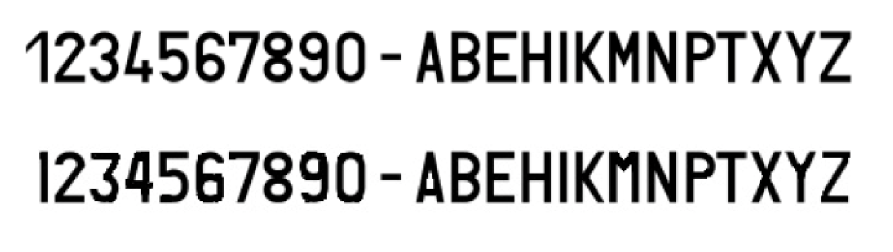
%> input picture plates.png, 1786 x 504 px (shown at 1/2 size)
$ octave --eval "generateDataset;"   (GNU Octave 9; MATLAB toolbox functions it lacks are replaced by stand-ins)
%> lines starting %> are read from the running program, lines starting %| are printed output that depends on the picture; in (x1, y1, x2, y2) boxes, pixels count from 0 and x2, y2 are one past the last pixel; in counts of white or black regions, pixels touching at a corner belong together; the program's own positions count from 1
function generateDataset()
    if exist('letters_dataset', 'dir')
        rmdir('letters_dataset', 's');
    end
    if exist('digits_dataset', 'dir')
        rmdir('digits_dataset', 's');
    end
    mkdir('letters_dataset');
    mkdir('digits_dataset');

    % Load the binary image
    image = ~imbinarize(rgb2gray(imread('plates.png')));
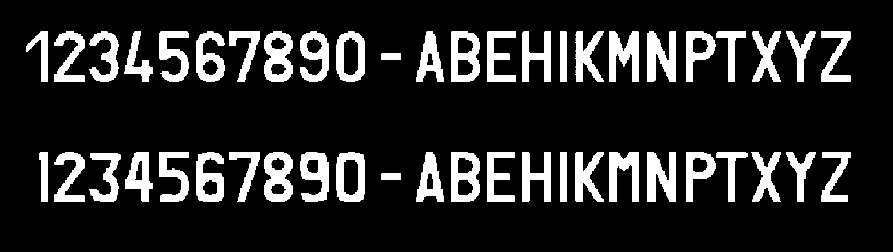
%> image: size 504x1786 logical (shown at 1/2 size); 14.4% white; 70 white regions (22 under 20 px), largest, box (x1, y1, x2, y2) and area: (1295, 63, 1352, 164) 3873, (1295, 304, 1352, 404) 3871, (1218, 63, 1277, 164) 3797
    oldPlateImage = image(1:end/2, :);
%> oldPlateImage: size 252x1786 logical; 14.4% white; 42 white regions (18 under 20 px), largest, box (x1, y1, x2, y2) and area: (1295, 63, 1352, 164) 3873, (1218, 63, 1277, 164) 3797, (528, 63, 585, 164) 3658
    newPlateImage = image(end/2 + 1:end, :);
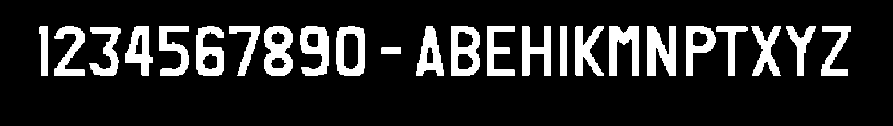
%> newPlateImage: size 252x1786 logical (shown at 1/2 size); 14.5% white; 28 white regions (4 under 20 px)
    figure, imshow(image);
    figure, imshow(oldPlateImage);
    figure, imshow(newPlateImage);

    storeSubImages(oldPlateImage, 'old');
    storeSubImages(newPlateImage, 'new');
    augmentDataset();

    if ~exist(fullfile('letters_dataset', 'O'), 'dir')
        mkdir(fullfile('letters_dataset', 'O'));
    end

    copyfile digits_dataset/0 letters_dataset/O;
end

function storeSubImages(image, txt)
%> called with txt = 'old'
    % Define the list of characters
    characters = '1234567890ABEHIKMNPTXYZ';

    % Label the connected components
    [labels, numLabels] = bwlabel(image);
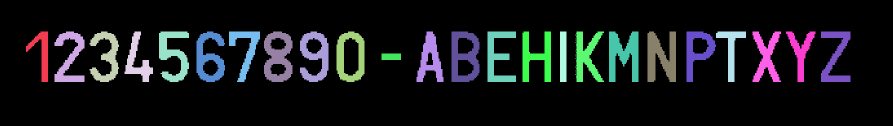
%> labels: size 252x1786 double (shown at 1/2 size); 43 distinct labels, from 0 to 42; one colour per label, 0 black
%> numLabels = 42

    % Measure the properties of the connected components
    stats = regionprops(labels, 'BoundingBox', 'Area');
%> stats = 42 regions; largest, box (x1, y1, x2, y2) and Area: (1295, 63, 1352, 164) 3873, (1218, 63, 1277, 164) 3797, (528, 63, 585, 164) 3658, (903, 63, 959, 164) 3575, (600, 63, 657, 164) 3193

    % Iterate over the connected components
    character_idx = 1;
    for i = 1:numLabels
        if stats(i).Area > 800
            % Extract the pixel values of the current component
            boundingBox = stats(i).BoundingBox;
            digitImage = imcrop(image, boundingBox);

            folder = getFolderName(characters(character_idx));

             % Create a folder for the character if it doesn't already exist
            if ~exist(fullfile(folder), 'dir')
                mkdir(fullfile(folder));
            end

            digitImage = resizeImage(digitImage, 25, 30);

            % Save the image in the correct folder
            imwrite(digitImage, fullfile(folder, sprintf('%c_%s.png', ...
                characters(character_idx), txt)));

            character_idx = character_idx + 1;
        end
    end
%> this loop made 42 passes
%> (boundingBox, folder, pad in resizeImage) on passes 1, 2, 3, 4, 5, 6, 8, 9, 10, 11, 13, 14: ([52.5 63.5 44 101], 'digits_dataset/1', 11), ([109.5 63.5 60 101], 'digits_dataset/2', 7), ([179.5 63.5 59 101], 'digits_dataset/3', 7), ([249.5 63.5 57 101], 'digits_dataset/4', 7), ([318.5 63.5 60 101], 'digits_dataset/5', 7), ([393.5 63.5 57 101], 'digits_dataset/6', 7), ([458.5 63.5 62 101], 'digits_dataset/7', 6), ([528.5 63.5 57 101], 'digits_dataset/8', 7), ([600.5 63.5 57 101], 'digits_dataset/9', 7), ([673.5 63.5 56 101], 'digits_dataset/0', 8), ([833.5 63.5 54 101], 'letters_dataset/A', 8), ([903.5 63.5 56 101], 'letters_dataset/B', 8)
%> pass 1, in storeSubImages, `digitImage = imcrop(image, boundingBox);`:
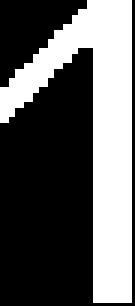
%> digitImage: size 102x45 logical (shown 3 times larger); 37.5% white; 1 white region, box (x1, y1, x2, y2) and area: (0, 0, 44, 101) 1719
end

function augmentDataset()
    % Define the list of characters
    characters = '1234567890ABEHIKMNPTXYZ';

    targetWidth = 25;
    targetHeight = 30;

    % Iterate over the characters
    for i = 1:length(characters)
        % Define the character folder
        characterFolder = getFolderName(characters(i));

        % Get the list of images in the character folder
        imageFiles = dir(fullfile(characterFolder, '*.png'));
        imageFiles = {imageFiles.name}';

        % Iterate over the images in the character folder
        for j = 1:length(imageFiles)
            % Load the image
            image = imread(fullfile(characterFolder, imageFiles{j}));
            % Define the number of augmented images to generate
            numAugmented = 40;

            % Iterate over the augmented images
            for k = 1:numAugmented
                % Rotate the image
                rotatedImage = imrotate(image, round(normrnd(0, 12))); %randi([-30 30]));

                % Scale the image
                scaledImage = imresize(rotatedImage, normrnd(1, 0.1));% randi([80 120])/100);

                % Translate the image
                translatedImage = imtranslate(scaledImage, [round(normrnd(0, 2.5)) round(normrnd(0, 2.5))]); % [randi([-5 5]) randi([-5 5])]);

                % [7 lines of commented-out code are left out]

                resizedImage = resizeImage(translatedImage, targetWidth, targetHeight);

                % Save the augmented image
                saveFolder = getFolderName(characters(i));
                imwrite(resizedImage, fullfile(saveFolder, sprintf('augmented_%d_%d.png', j, k)));
            end
        end
    end
end


function resizedImage = resizeImage(image, targetWidth, targetHeight)
    % Resize the image
    resizedImage = imresize(image, [targetHeight NaN], 'nearest');

    % Get the size of the resized image
    [height, width] = size(resizedImage);

    if width > targetWidth
        resizedImage = imresize(image, [NaN targetWidth], 'nearest');
        [height, width] = size(resizedImage);
        pad = targetHeight - height;
        resizedImage = padarray(resizedImage, [floor(pad/2) 0], 0, 'pre');
        resizedImage = padarray(resizedImage, [pad - floor(pad/2) 0], 0, 'post');
    else
        pad = targetWidth - width;
        resizedImage = padarray(resizedImage, [0 floor(pad/2)], 0, 'pre');
        resizedImage = padarray(resizedImage, [0 pad - floor(pad/2)], 0, 'post');
    end
end

function folder = getFolderName(char)
    if isstrprop(char, 'alpha')
        folder = fullfile('letters_dataset', char);
    else
        folder = fullfile('digits_dataset', char);
    end
end
%> call 2 of storeSubImages, with txt = 'new'
%> in storeSubImages (call 2), `[labels, numLabels] = bwlabel(image);`:
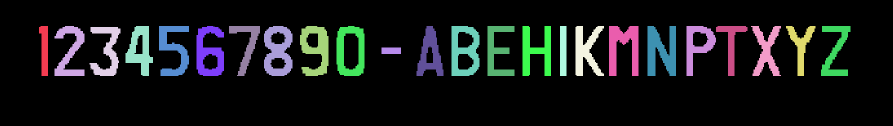
%> labels: size 252x1786 double (shown at 1/2 size); 29 distinct labels, from 0 to 28; one colour per label, 0 black
%> in storeSubImages (call 2), `[labels, numLabels] = bwlabel(image);`: numLabels = 28
%> in storeSubImages (call 2), `stats = regionprops(labels, 'BoundingBox', 'Area');`: stats = 28 regions; largest, box (x1, y1, x2, y2) and Area: (1295, 52, 1352, 152) 3871, (528, 52, 585, 152) 3744, (1218, 52, 1277, 152) 3588, (903, 52, 959, 152) 3587, (600, 52, 657, 152) 3423
%> the loop in storeSubImages (call 2), `for i = 1:numLabels` made 28 passes
%> (boundingBox, folder, pad in resizeImage) on passes 1, 2, 4, 5, 6, 7, 9, 10, 11, 12, 14, 15: ([78.5 52.5 18 100], 'digits_dataset/1', 19), ([109.5 52.5 60 100], 'digits_dataset/2', 6), ([179.5 54.5 62 98], 'digits_dataset/3', 5), ([251.5 52.5 55 100], 'digits_dataset/4', 8), ([318.5 52.5 60 100], 'digits_dataset/5', 6), ([393.5 52.5 55 100], 'digits_dataset/6', 8), ([458.5 52.5 62 100], 'digits_dataset/7', 6), ([528.5 52.5 57 100], 'digits_dataset/8', 7), ([600.5 52.5 57 100], 'digits_dataset/9', 7), ([673.5 52.5 56 100], 'digits_dataset/0', 8), ([833.5 52.5 54 100], 'letters_dataset/A', 8), ([903.5 52.5 56 100], 'letters_dataset/B', 8)
%> pass 1, in resizeImage (call 24), `resizedImage = padarray(resizedImage, [0 pad - floor(pad/2)], 0, 'post..`:
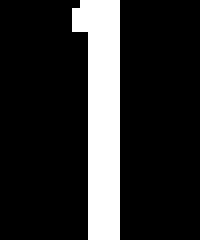
%> resizedImage: size 30x25 logical (shown 8 times larger); 16.9% white; 1 white region, box (x1, y1, x2, y2) and area: (9, 0, 15, 30) 127
%> pass 2, in resizeImage (call 25), `resizedImage = padarray(resizedImage, [0 pad - floor(pad/2)], 0, 'post..`:
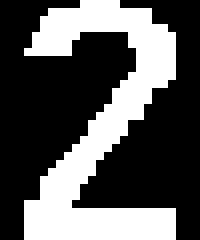
%> resizedImage: size 30x25 logical (shown 8 times larger); 34.5% white; 1 white region, box (x1, y1, x2, y2) and area: (3, 0, 22, 30) 259
